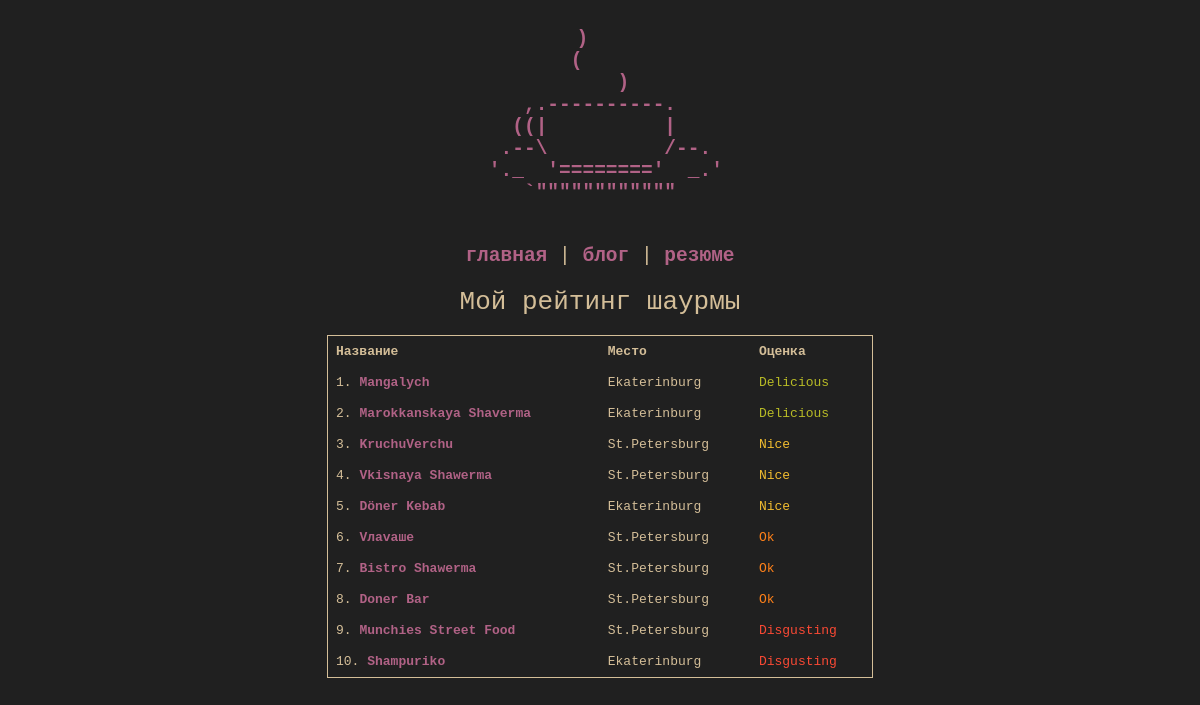
Before: /shawarma_rating with the older database file.
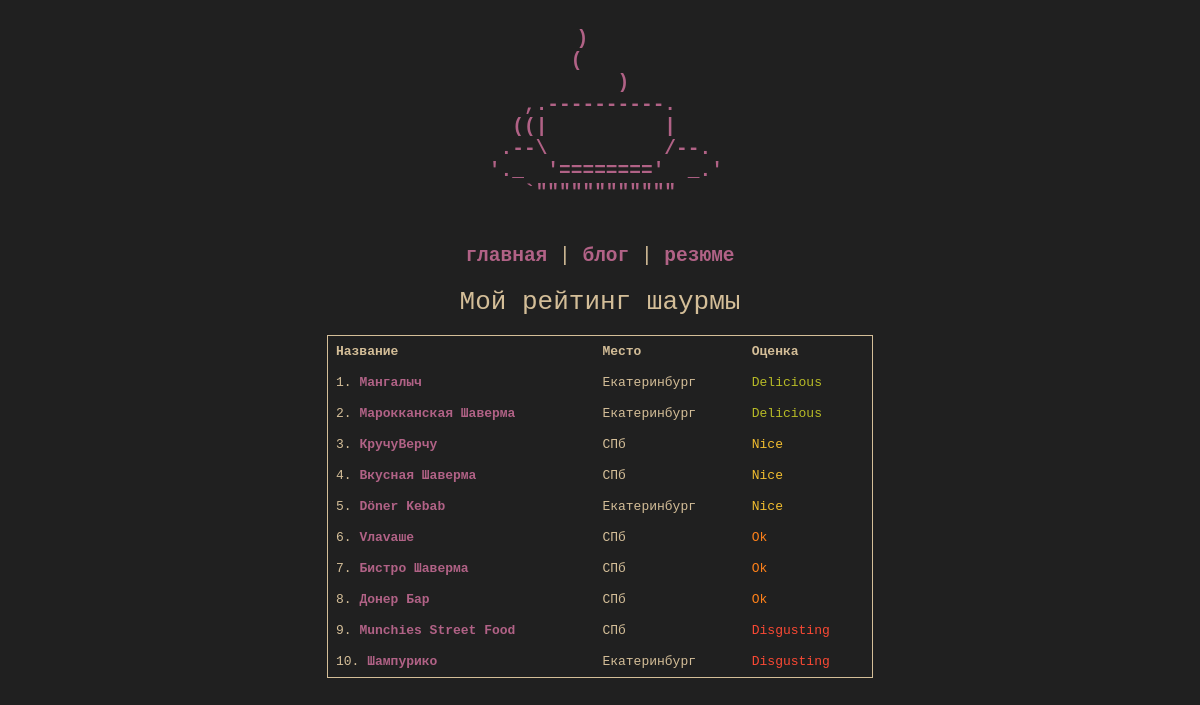
After: the same page with the newer database file.
### tables this page shows
CREATE TABLE shawarma (
    "rating" INTEGER NOT NULL,
    "name" TEXT NOT NULL,
    "place" TEXT NOT NULL,
    "mark" INTEGER NOT NULL
, "url" TEXT  NOT NULL);

### kolpa_site.py (the view, shortened to what this page needs)
@app.route("/shawarma_rating", methods=["POST", "GET"])
def shawarma():
    return render_template('shawarma_rating.html', shaws = dbase.getShawsData(), admin = session['admin'])

### FDataBase.py (called while the page is built)
    def getShawsData(self):
        sql = '''SELECT rowid, * FROM shawarma ORDER BY rating'''
        try:
            self.__cur.execute(sql)
            res = self.__cur.fetchall()
            if res: return res
        except:
            print("Error reading DB")
        return []

### kolpa_site.py (called while the page is built)
def connect_db():
    conn = sqlite3.connect(app.config['DATABASE'])
    conn.row_factory = sqlite3.Row
    return conn

def get_db():
    if not hasattr(g, 'link_db'):
        g.link_db = connect_db()
    return g.link_db

@app.before_request
def before_request():
   global dbase
   db = get_db()
   dbase = FDataBase(db)
   if 'admin' not in session:
       session['admin'] = False

### templates/shawarma_rating.html (shortened to what this page needs)
<!DOCTYPE html>
<html>
  <head>
    <link type="text/css" href="{{ url_for('static', filename='css/styles.css')}}" rel="stylesheet" />
  </head>
  <body>
    <section id="header" aria-label="Home">
      <a href="/" title="Home">
      <pre>
        )
        (
            )
    ,.----------.
   ((|          |
  .--\          /--.
 '._  '========'  _.'
    `""""""""""""
      </pre>
	</a>
    </section>
      <section id="menu">
        <p id="test">
          <a href="/">главная</a> | <a href="/blog">блог</a> | <a href="/resume">резюме</a>
        </p>
      </section>
    <section style="text-align: center; font-size:200%;">
        Мой рейтинг шаурмы
    </section>
    <br>
    <section id="rating">
      <div style="overflow-x:auto;">
        <table>
          <tr>
            <th>Название</th>
            <th>Место</th>
            <th>Оценка</th>
          </tr>
          {% for s in shaws -%}
          <tr>
            <td>{{s.rating}}. <a href="{{s.url}}" target="_blank">{{s.name}}</a></td>
            <td>{{s.place}}</td>
            <td><span id="{% if s.mark == 4 -%}Delicious{% elif s.mark == 3 -%}Nice{% elif s.mark == 2 -%}Ok{% elif s.mark == 1 -%}Disgusting{% endif -%}">
              {% if s.mark == 4 -%}Delicious{% elif s.mark == 3 -%}Nice{% elif s.mark == 2 -%}Ok{% elif s.mark == 1 -%}Disgusting{% endif -%}
            </span> </td>
          </tr>
        {% endfor -%}
      </table>
	</section>
  </body>
</html>

Changed rows visible on the page:
changed shawarma: name "Mangalych" → "Мангалыч"; place "Ekaterinburg" → "Екатеринбург"
changed shawarma: name "Marokkanskaya Shaverma" → "Марокканская Шаверма"; place "Ekaterinburg" → "Екатеринбург"
changed shawarma: name "KruchuVerchu" → "КручуВерчу"; place "St.Petersburg" → "СПб"
changed shawarma: name "Vkisnaya Shawerma" → "Вкусная Шаверма"; place "St.Petersburg" → "СПб"
changed shawarma "Döner Kebab": place "Ekaterinburg" → "Екатеринбург"
changed shawarma "Vлavaше": place "St.Petersburg" → "СПб"
changed shawarma: name "Bistro Shawerma" → "Бистро Шаверма"; place "St.Petersburg" → "СПб"
changed shawarma: name "Doner Bar" → "Донер Бар"; place "St.Petersburg" → "СПб"
changed shawarma "Munchies Street Food": place "St.Petersburg" → "СПб"
changed shawarma: name "Shampuriko" → "Шампурико"; place "Ekaterinburg" → "Екатеринбург"
